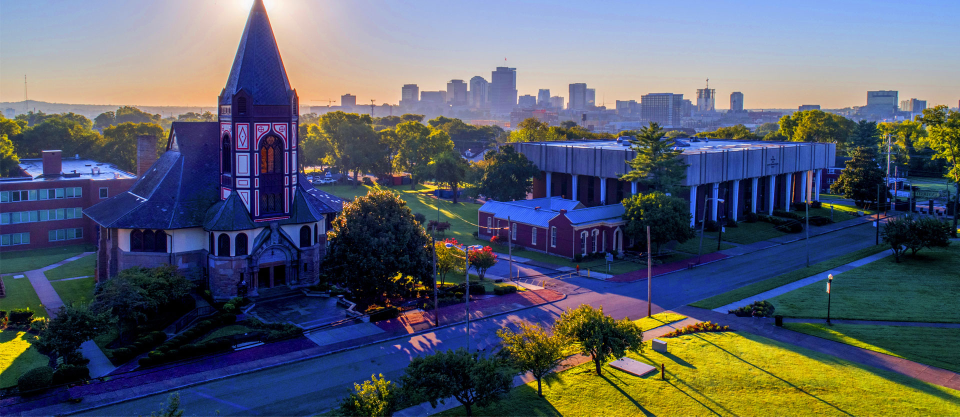
#> input picture Photos/fisk.jpeg, 1920 x 833 px (shown at 1/2 size)
$ python transformations.py
#> lines starting #> are read from the running program, lines starting #| are printed output that depends on the picture
import numpy as np
import cv2 as cv

img = cv.imread('Photos/fisk.jpeg')
#> img is the input picture: shape (833, 1920, 3); mean B, G, R 107.3, 92.8, 86.9
cv.imshow("fisk",img)

#Translate
def translate(img,x,y):
#> called with x = -100, y = -100
    transMat=  np.float32([[1,0,x],[0,1,y]])
    dimensions = (img.shape[1],img.shape[0])
#> dimensions = (1920, 833)
    return cv.warpAffine(img,transMat,dimensions)
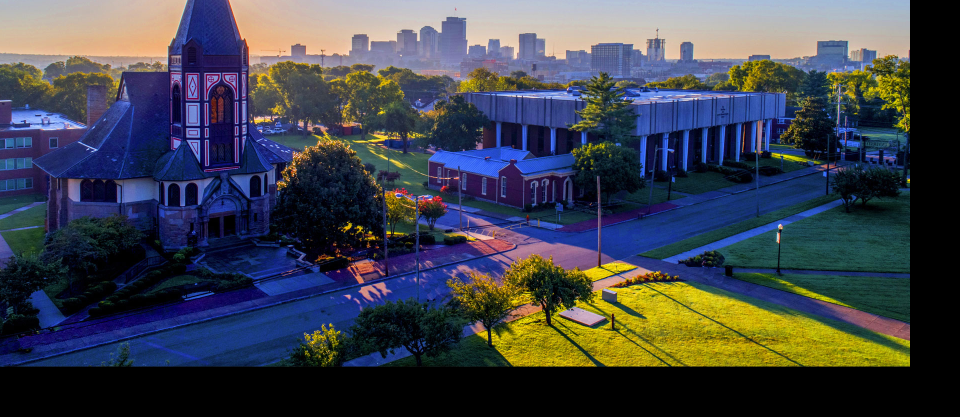
#> returned value: shape (833, 1920, 3) (shown at 1/2 size); mean of channels 0, 1, 2 76.9, 66.7, 62.9; drawn as B, G, R


#-x -->left
#-y -->up
#x -->right
#y --> down

translated = translate(img,-100,-100)
cv.imshow('translated',translated)

#Rotation
def rotation(img,angle,rotpoint=None):
#> called with angle = 90
    (height,width)=img.shape[:2]
#> height = 833; width = 1920
    if rotpoint is None:
        rotpoint=(width//2,height//2)
#> rotpoint = (960, 416)
        rotMat= cv.getRotationMatrix2D(rotpoint,angle,1.0)
        dimensions= (width,height)
#> dimensions = (1920, 833)
        return cv.warpAffine(img,rotMat,dimensions)
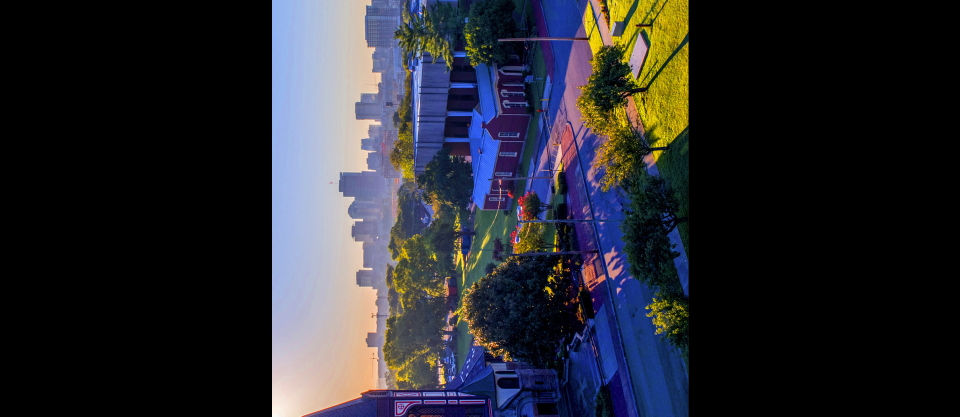
#> returned value: shape (833, 1920, 3) (shown at 1/2 size); mean of channels 0, 1, 2 47.3, 40.6, 39.9; drawn as B, G, R


rotated=rotation(img,90)
cv.imshow('rotated',rotated)

#Resizing
resize= cv.resize(rotated,(500,500),interpolation=cv.INTER_CUBIC)
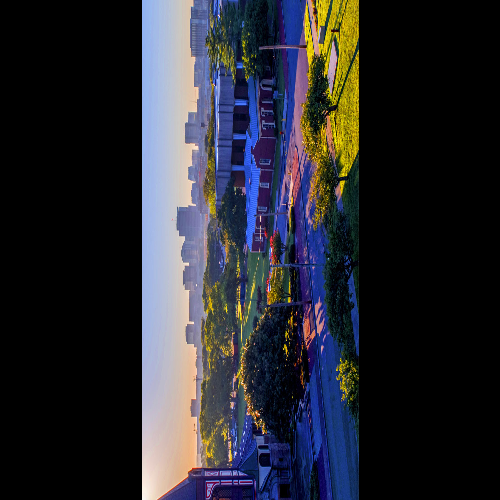
#> resize: shape (500, 500, 3); mean B, G, R 47.2, 40.5, 39.9
cv.imshow('resized rotated',resize)


cv.waitKey(0)

$ run again, with Photos/mountains.jpeg copied over Photos/fisk.jpeg
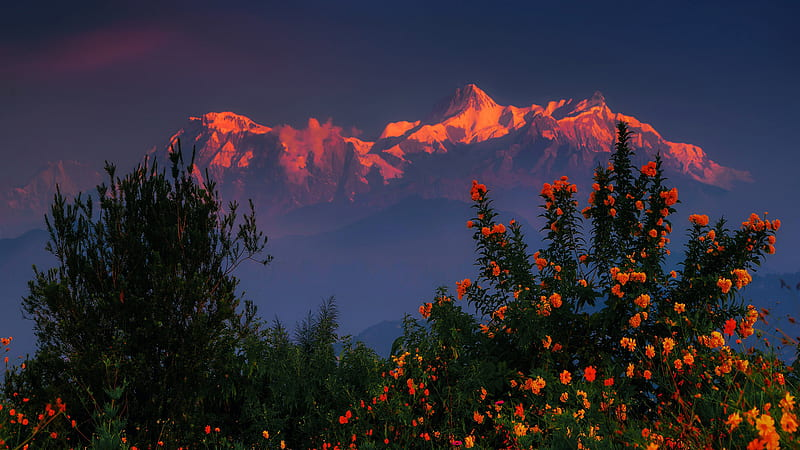
#> input picture Photos/mountains.jpeg, 800 x 450 px
#> img is the input picture: shape (450, 800, 3); mean B, G, R 57.5, 45.6, 50.2
#> in rotation, `return cv.warpAffine(img,rotMat,dimensions)`:
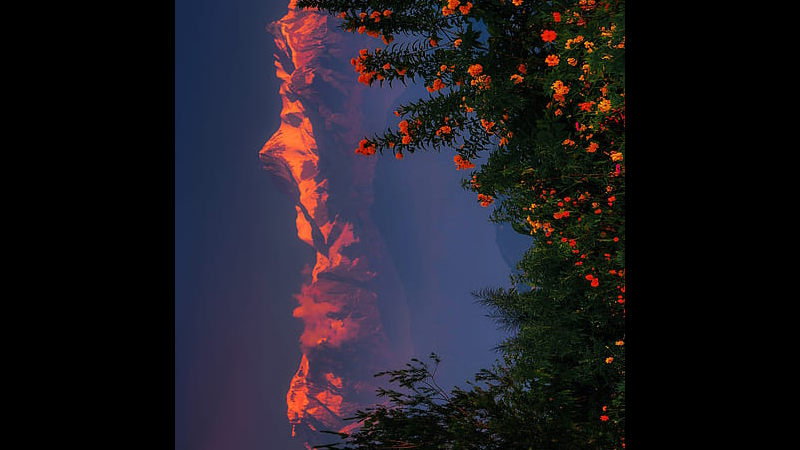
#> returned value: shape (450, 800, 3); mean of channels 0, 1, 2 34.5, 27.2, 30.5; drawn as B, G, R
#> `resize= cv.resize(rotated,(500,500),interpolation=cv.INTER_CUBIC)`:
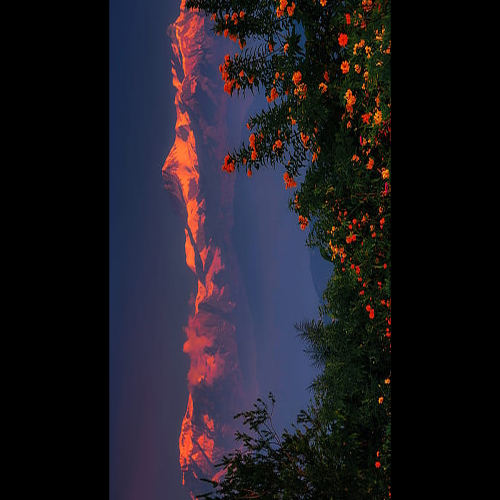
#> resize: shape (500, 500, 3); mean B, G, R 34.6, 27.2, 30.6

$ run again, with Photos/pexels-jack-hawley-57905.jpeg copied over Photos/fisk.jpeg
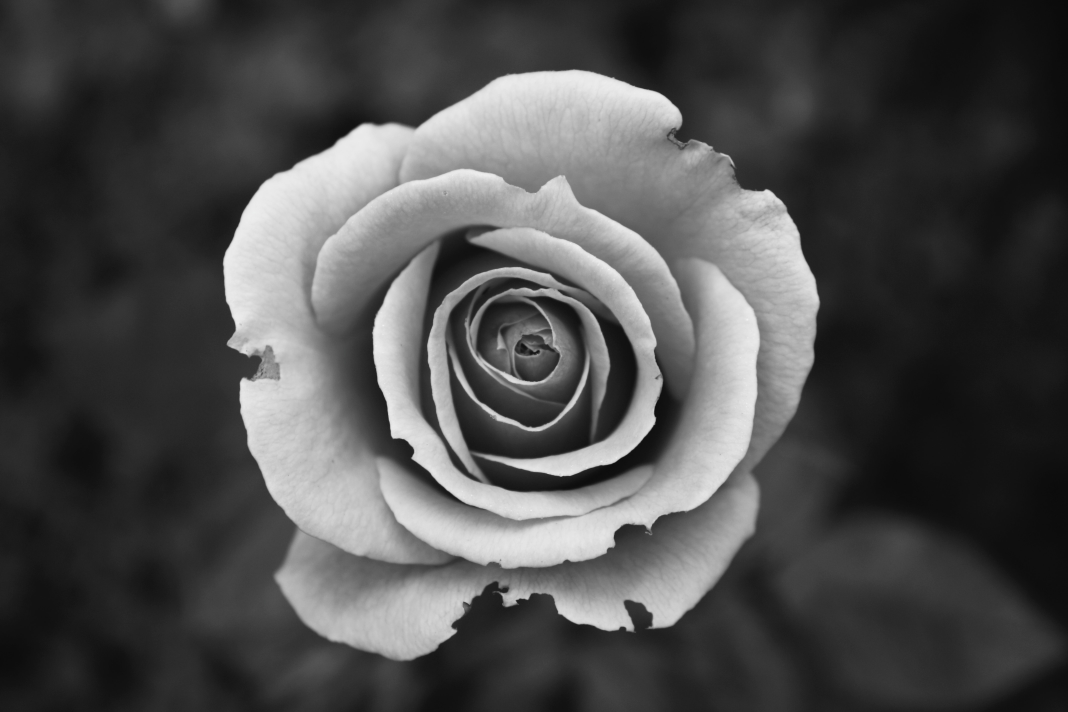
#> input picture Photos/pexels-jack-hawley-57905.jpeg, 4272 x 2848 px (shown at 1/4 size)
#> img is the input picture: shape (2848, 4272, 3); mean B, G, R 76.7, 76.7, 76.7
#> in rotation, `return cv.warpAffine(img,rotMat,dimensions)`:
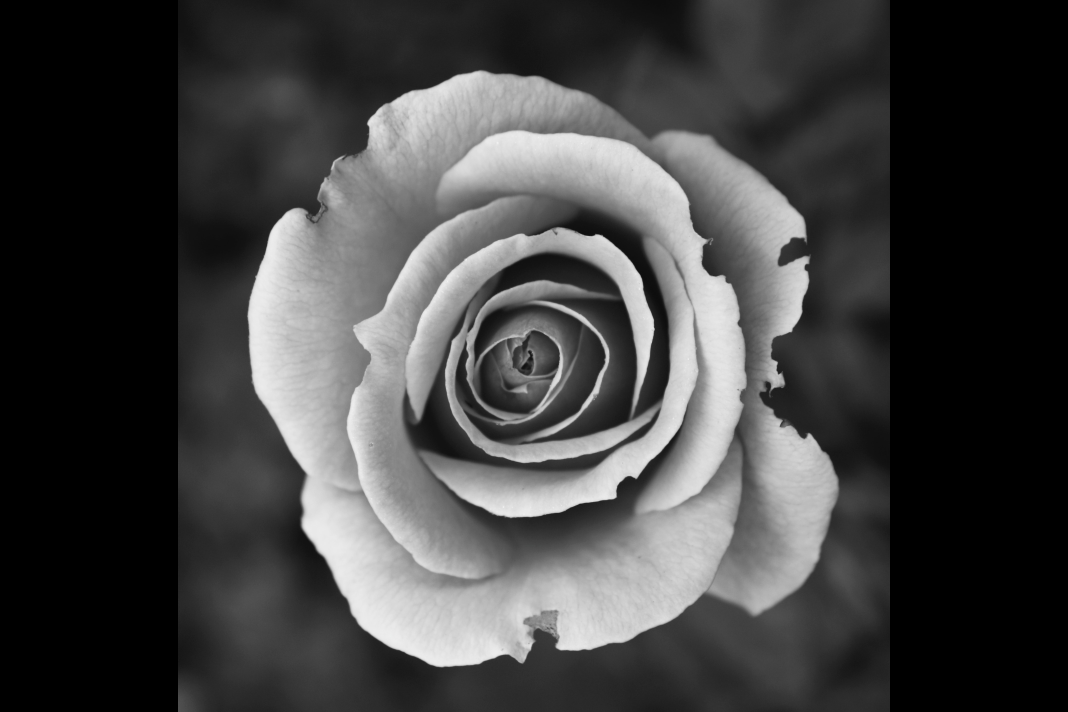
#> returned value: shape (2848, 4272, 3) (shown at 1/4 size); mean of channels 0, 1, 2 66.6, 66.6, 66.6; drawn as B, G, R
#> `resize= cv.resize(rotated,(500,500),interpolation=cv.INTER_CUBIC)`:
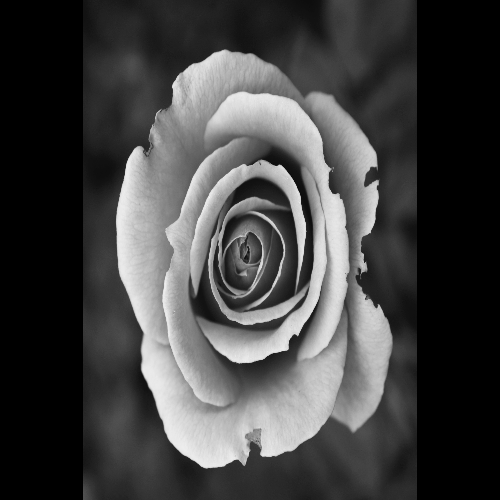
#> resize: shape (500, 500, 3); mean B, G, R 66.6, 66.6, 66.6

$ run again, with Photos/sos.jpeg copied over Photos/fisk.jpeg
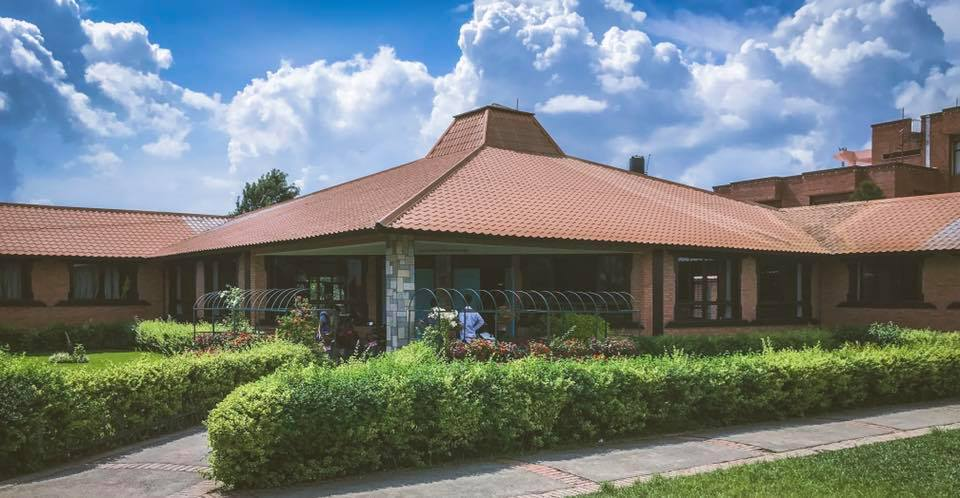
#> input picture Photos/sos.jpeg, 960 x 498 px
#> img is the input picture: shape (498, 960, 3); mean B, G, R 125.1, 125.6, 117
#> in rotation, `return cv.warpAffine(img,rotMat,dimensions)`:
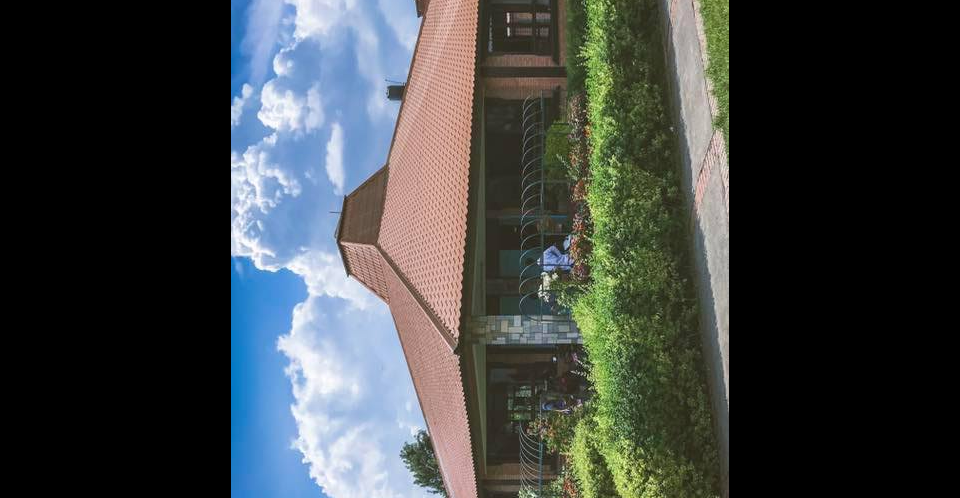
#> returned value: shape (498, 960, 3); mean of channels 0, 1, 2 65.7, 66.1, 61.8; drawn as B, G, R
#> `resize= cv.resize(rotated,(500,500),interpolation=cv.INTER_CUBIC)`:
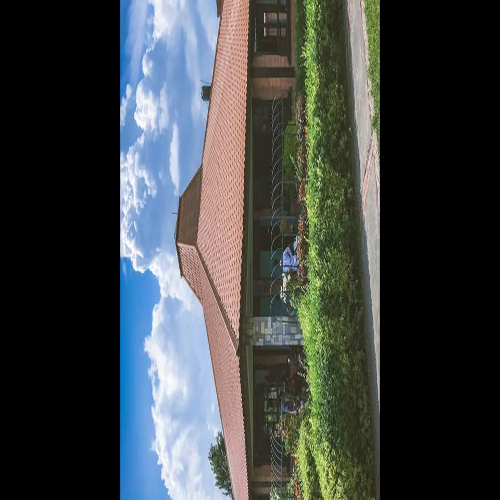
#> resize: shape (500, 500, 3); mean B, G, R 65.8, 66.2, 61.8
